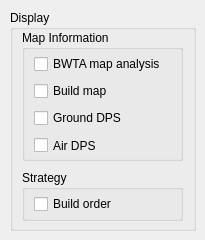
     <widget class="QWidget" name="Options">
      <attribute name="title">
       <string>Options</string>
      </attribute>
      <widget class="QGroupBox" name="groupBox">
       <property name="geometry">
        <rect>
         <x>10</x>
         <y>10</y>
         <width>186</width>
         <height>221</height>
        </rect>
       </property>
       <property name="title">
        <string>Display</string>
       </property>
       <widget class="QGroupBox" name="groupBox_9">
        <property name="geometry">
         <rect>
          <x>12</x>
          <y>160</y>
          <width>161</width>
          <height>51</height>
         </rect>
        </property>
        <property name="title">
         <string>Strategy</string>
        </property>
        <widget class="QCheckBox" name="chkBuildOrder">
         <property name="geometry">
          <rect>
           <x>12</x>
           <y>24</y>
           <width>141</width>
           <height>20</height>
          </rect>
         </property>
         <property name="text">
          <string>Build order</string>
         </property>
         <property name="checked">
          <bool>false</bool>
         </property>
         <property name="tristate">
          <bool>false</bool>
         </property>
        </widget>
       </widget>
       <widget class="QGroupBox" name="groupBox_14">
        <property name="geometry">
         <rect>
          <x>12</x>
          <y>20</y>
          <width>161</width>
          <height>131</height>
         </rect>
        </property>
        <property name="title">
         <string>Map Information</string>
        </property>
        <widget class="QCheckBox" name="chkMapAnalysisBWTA">
         <property name="geometry">
          <rect>
           <x>12</x>
           <y>24</y>
           <width>131</width>
           <height>20</height>
          </rect>
         </property>
         <property name="text">
          <string>BWTA map analysis</string>
         </property>
         <property name="checked">
          <bool>false</bool>
         </property>
         <property name="tristate">
          <bool>false</bool>
         </property>
        </widget>
        <widget class="QCheckBox" name="chkAirDPS">
         <property name="geometry">
          <rect>
           <x>12</x>
           <y>105</y>
           <width>131</width>
           <height>21</height>
          </rect>
         </property>
         <property name="text">
          <string>Air DPS</string>
         </property>
        </widget>
        <widget class="QCheckBox" name="chkBuildMap">
         <property name="geometry">
          <rect>
           <x>12</x>
           <y>51</y>
           <width>131</width>
           <height>20</height>
          </rect>
         </property>
         <property name="text">
          <string>Build map</string>
         </property>
         <property name="checked">
          <bool>false</bool>
         </property>
         <property name="tristate">
          <bool>false</bool>
         </property>
        </widget>
        <widget class="QCheckBox" name="chkGroundDPS">
         <property name="geometry">
          <rect>
           <x>12</x>
           <y>78</y>
           <width>131</width>
           <height>20</height>
          </rect>
         </property>
         <property name="text">
          <string>Ground DPS</string>
         </property>
        </widget>
       </widget>
      </widget>
     </widget>
